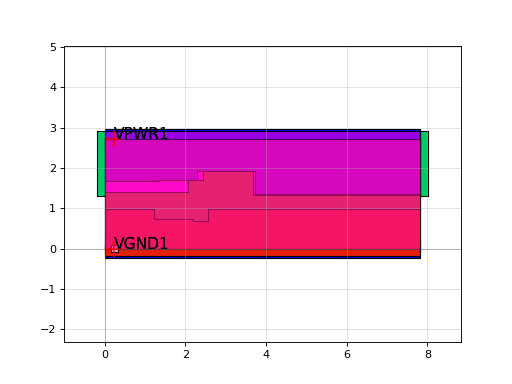

The script that drew this image:
import sky130

c = sky130.components.sky130_fd_sc_hd__dlclkp_4()
c.plot()
